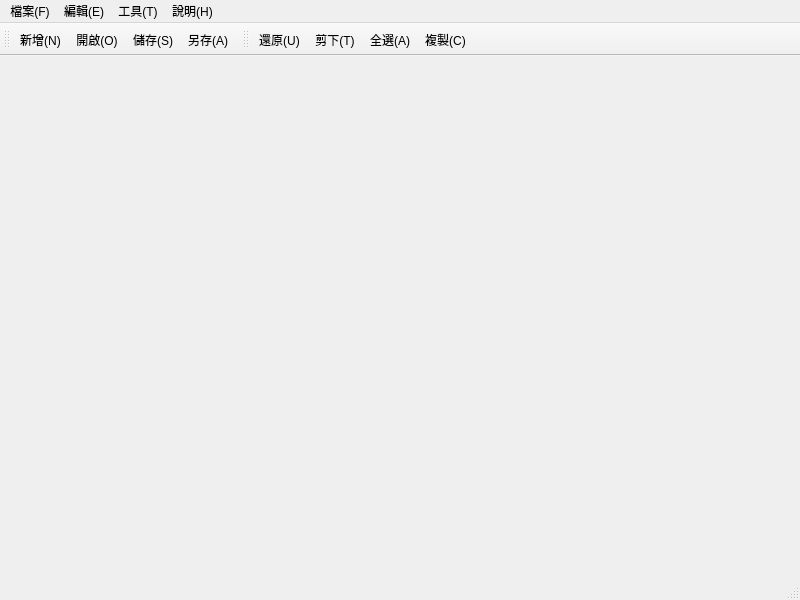
<?xml version="1.0" encoding="UTF-8"?>
<ui version="4.0">
 <class>MainWindow</class>
 <widget class="QMainWindow" name="MainWindow">
  <property name="geometry">
   <rect>
    <x>0</x>
    <y>0</y>
    <width>800</width>
    <height>600</height>
   </rect>
  </property>
  <property name="windowTitle">
   <string>MainWindow</string>
  </property>
  <widget class="QWidget" name="centralwidget"/>
  <widget class="QMenuBar" name="menubar">
   <property name="geometry">
    <rect>
     <x>0</x>
     <y>0</y>
     <width>800</width>
     <height>21</height>
    </rect>
   </property>
   <widget class="QMenu" name="menu_F">
    <property name="title">
     <string>檔案(F)</string>
    </property>
    <addaction name="action_N"/>
    <addaction name="action_O"/>
    <addaction name="action_C"/>
    <addaction name="separator"/>
    <addaction name="action_S"/>
    <addaction name="action_A"/>
    <addaction name="separator"/>
    <addaction name="action_X"/>
   </widget>
   <widget class="QMenu" name="menu">
    <property name="title">
     <string>編輯(E)</string>
    </property>
    <addaction name="action_U"/>
    <addaction name="action_T"/>
    <addaction name="action_A_2"/>
    <addaction name="action_C_2"/>
   </widget>
   <widget class="QMenu" name="menu_T">
    <property name="title">
     <string>工具(T)</string>
    </property>
    <addaction name="action_Calculator"/>
    <addaction name="action_Notepad"/>
    <addaction name="separator"/>
    <addaction name="action_Options"/>
   </widget>
   <widget class="QMenu" name="menu_H">
    <property name="title">
     <string>說明(H)</string>
    </property>
    <addaction name="action_H"/>
    <addaction name="separator"/>
    <addaction name="action_About"/>
   </widget>
   <addaction name="menu_F"/>
   <addaction name="menu"/>
   <addaction name="menu_T"/>
   <addaction name="menu_H"/>
  </widget>
  <widget class="QStatusBar" name="statusbar"/>
  <widget class="QToolBar" name="toolBar">
   <property name="windowTitle">
    <string>toolBar</string>
   </property>
   <attribute name="toolBarArea">
    <enum>TopToolBarArea</enum>
   </attribute>
   <attribute name="toolBarBreak">
    <bool>false</bool>
   </attribute>
   <addaction name="action_N"/>
   <addaction name="action_O"/>
   <addaction name="action_S"/>
   <addaction name="action_A"/>
  </widget>
  <widget class="QToolBar" name="toolBar_2">
   <property name="windowTitle">
    <string>toolBar_2</string>
   </property>
   <attribute name="toolBarArea">
    <enum>TopToolBarArea</enum>
   </attribute>
   <attribute name="toolBarBreak">
    <bool>false</bool>
   </attribute>
   <addaction name="action_U"/>
   <addaction name="action_T"/>
   <addaction name="action_A_2"/>
   <addaction name="action_C_2"/>
  </widget>
  <action name="action_N">
   <property name="text">
    <string>新增(N)</string>
   </property>
   <property name="shortcut">
    <string>Ctrl+Z</string>
   </property>
  </action>
  <action name="action_O">
   <property name="text">
    <string>開啟(O)</string>
   </property>
   <property name="shortcut">
    <string>Ctrl+O</string>
   </property>
  </action>
  <action name="action_C">
   <property name="text">
    <string>關閉(C)</string>
   </property>
  </action>
  <action name="action_S">
   <property name="text">
    <string>儲存(S)</string>
   </property>
   <property name="shortcut">
    <string>Ctrl+S</string>
   </property>
  </action>
  <action name="action_A">
   <property name="text">
    <string>另存(A)</string>
   </property>
  </action>
  <action name="action_X">
   <property name="text">
    <string>退出(X)</string>
   </property>
  </action>
  <action name="action_U">
   <property name="text">
    <string>還原(U)</string>
   </property>
   <property name="shortcut">
    <string>Ctrl+Z</string>
   </property>
  </action>
  <action name="action_T">
   <property name="text">
    <string>剪下(T)</string>
   </property>
   <property name="shortcut">
    <string>Ctrl+X</string>
   </property>
  </action>
  <action name="action_A_2">
   <property name="text">
    <string>全選(A)</string>
   </property>
   <property name="shortcut">
    <string>Ctrl+A</string>
   </property>
  </action>
  <action name="action_C_2">
   <property name="text">
    <string>複製(C)</string>
   </property>
   <property name="shortcut">
    <string>Ctrl+C</string>
   </property>
  </action>
  <action name="action_H">
   <property name="text">
    <string>說明(H)</string>
   </property>
   <property name="shortcut">
    <string>F1</string>
   </property>
  </action>
  <action name="action_About">
   <property name="text">
    <string>關於(A)</string>
   </property>
  </action>
  <action name="action_Calculator">
   <property name="text">
    <string>計算機(C)</string>
   </property>
   <property name="toolTip">
    <string>開啟計算機工具</string>
   </property>
  </action>
  <action name="action_Notepad">
   <property name="text">
    <string>記事本(N)</string>
   </property>
   <property name="toolTip">
    <string>開啟記事本</string>
   </property>
  </action>
  <action name="action_Options">
   <property name="text">
    <string>選項(O)</string>
   </property>
   <property name="toolTip">
    <string>開啟選項設定</string>
   </property>
  </action>
 </widget>
 <resources/>
 <connections/>
</ui>
